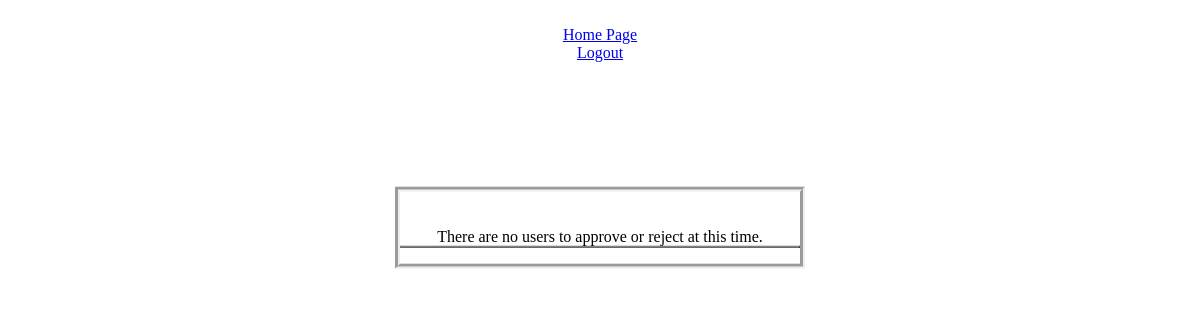
Before: /userqueue.php (signed in) with the older database file.
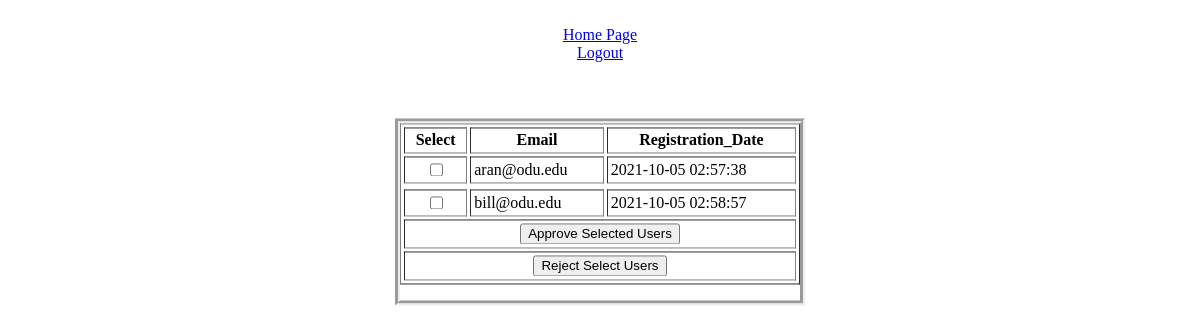
After: the same page with the newer database file.
### tables this page shows
CREATE TABLE `USERS` (
  `Email` varchar(254) NOT NULL,
  `Registration_Date` datetime NOT NULL,
  `Password` char(32) NOT NULL,
  `Name_First` varchar(72) DEFAULT NULL,
  `Name_Last` varchar(128) DEFAULT NULL,
  `Organization` varchar(128) DEFAULT NULL,
  `Last_Login` datetime DEFAULT NULL,
  `Reset_Code` char(32) DEFAULT NULL,
  `Two_Factor_Code` char(32) DEFAULT NULL,
  `Two_Factor_Approved` bit(1) NOT NULL DEFAULT b'0',
  `Verification_Code` char(32) NOT NULL,
  `Admin_User` bit(1) NOT NULL DEFAULT b'0',
  `Rejected` bit(1) NOT NULL DEFAULT b'0',
  `Email_Verified` bit(1) NOT NULL DEFAULT b'0',
  `Approved_By_Admin` bit(1) NOT NULL DEFAULT b'0',
  PRIMARY KEY (`Email`)
);

### userqueue.php (the view, shortened to what this page needs)
<?php
echo '<div class="links"><br><a href="index.php">Home Page</a><br>
<a href="logout.php">Logout</a></div>';
if (!isset($_SESSION['adminUser']) || !$_SESSION['adminUser']) {
        echo 'Unauthorized user. You must be an admin to access this page.';
        return false;
    }
    else {
$server = "localhost";
$sqlUser = "myadmin";
$sqlPass = "myadminpass";
$db = "PROJECT";
$conn = new mysqli($server, $sqlUser, $sqlPass, $db);
$userTable = "USERS";
$sqlStatement = "SELECT Email, Registration_Date FROM $userTable
                     WHERE Approved_By_Admin = 0
                     AND Rejected = 0
                    ORDER BY Registration_Date";
$query_result = $conn->query($sqlStatement);
if (!$query_result) {
    echo $sqlStatement;
} else {
    echo '<div class="queue"><form action="" method="post" name="frmProfile" id="frmProfile">
        <table width="400" border="1" align="center" cellpadding="3" cellspacing="3">';
    if ($query_result->num_rows > 0) {
        $columnNamesPrinted = 0;
        $rowNumber = 0;
        while ($result = $query_result->fetch_assoc()) {
            echo '<tr>';
            if (!$columnNamesPrinted) {
                echo "<th>Select</th>";
                foreach ($result as $key => $value) {
                    if (!$columnNamesPrinted) {
                        echo "<th>$key</th>";
                    }
                }
                $columnNamesPrinted = 1;
            }
            echo "</tr>";
            echo "<tr>";
            echo "<th><input type=\"checkbox\" id=\"user$rowNumber\" name=\"user$rowNumber\" value></th>";
            foreach ($result as  $value) {
                echo ("<td id=\"user$rowNumber\">$value</td>");
            }
            echo "</tr>";
            $rowNumber++;
        }
        echo '<td colspan=5><center><input name="btnApprove" type="submit" id="btnApprove" value="Approve Selected Users">
                        </center></td>';
        echo '<tr><td colspan=5><center><input name="btnReject" type="submit" id="btnReject" value="Reject Select Users">
                        </center></td></tr>';
    echo '</table></form></div>';
    }
    else {
        echo '<center><br><br>There are no users to approve or reject at this time.</center>';
    }
}
    }
?>
<head>
</head>
<body>
</body>
</html>

### userqueue.php (style rules this page uses)
.queue { border-width: 5px; border-style: groove; margin: 0; position: absolute; top: 30%; left: 50%; -ms-transform: translate(-40%, -40%); transform: translate(-50%, -65%); text-align: center; }
.links { text-align: center; }

Changed rows visible on the page:
added users: key "Email", key "Registration_Date", Email "aran@odu.edu", Registration_Date "2021-10-05 02:57:38"
added users: Email "bill@odu.edu", Registration_Date "2021-10-05 02:58:57"
Other visible differences:
form field btnApprove: (not shown) → "Approve Selected Users"
form field btnReject: (not shown) → "Reject Select Users"
text no longer shown: "There are no users to approve or reject at this time."
